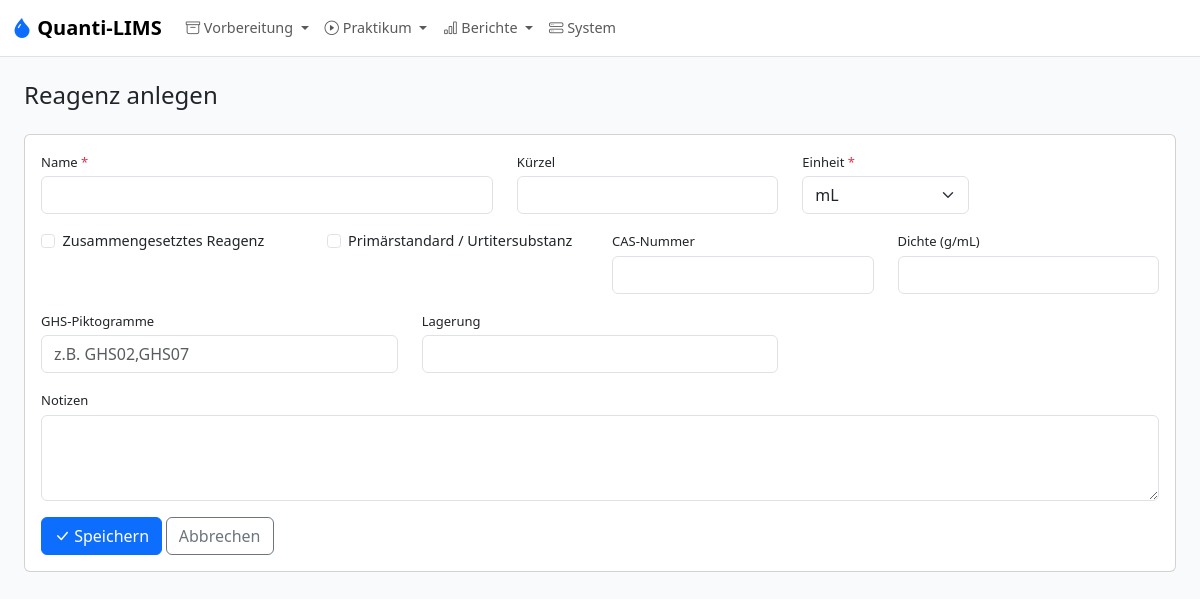
The app's page /admin/reagents/25/edit, older data.
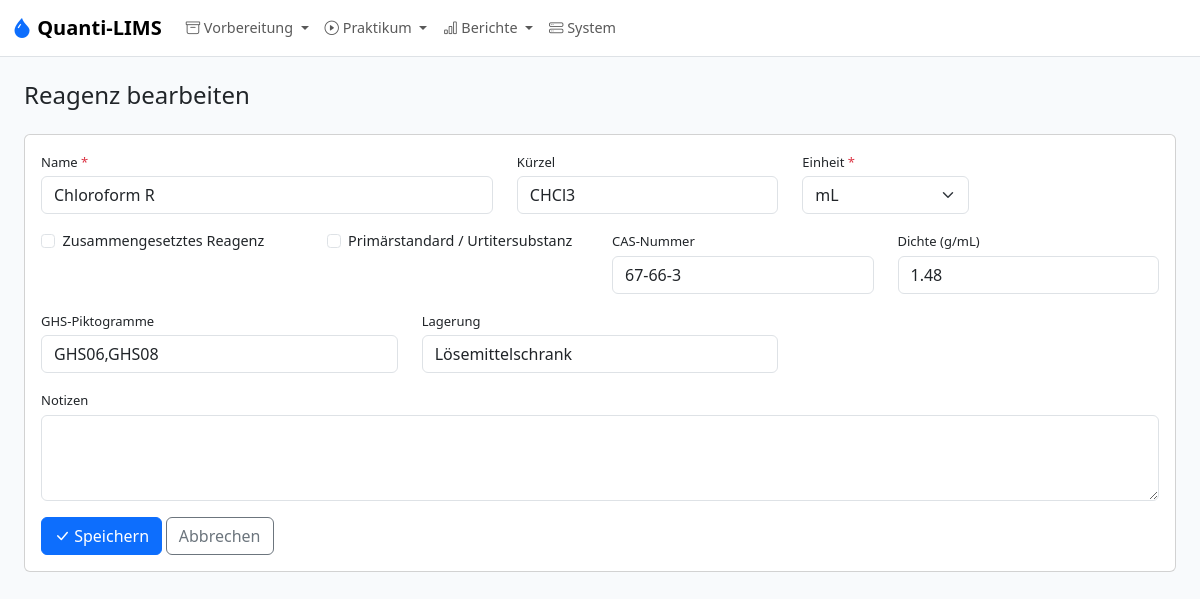
The same page, newer data.
### models.py (models this page shows)
class Reagent(db.Model):
    __tablename__ = "reagent"
    id = db.Column(db.Integer, primary_key=True)
    name = db.Column(db.String(200), unique=True, nullable=False)
    abbreviation = db.Column(db.String(50))
    is_composite = db.Column(db.Boolean, nullable=False, default=False)
    is_primary_standard = db.Column(db.Boolean, nullable=False, default=False)
    formula = db.Column(db.String(100))
    molar_mass_gmol = db.Column(db.Float)
    e_ab_g = db.Column(db.Float)
    base_unit = db.Column(UNIT_ENUM, nullable=False, default="mL")
    cas_number = db.Column(db.String(30))
    density_g_ml = db.Column(db.Float)
    hazard_symbols = db.Column(db.String(100))
    storage_info = db.Column(db.String(200))
    notes = db.Column(db.Text)
    position = db.Column(db.Integer, nullable=False, default=0)
    components = db.relationship(
        "ReagentComponent",
        foreign_keys="ReagentComponent.parent_reagent_id",
        back_populates="parent",
    )
    method_usages = db.relationship("MethodReagent", back_populates="reagent")
    primary_standard_methods = db.relationship("Method", back_populates="primary_standard")

### app.py (the view, shortened to what this page needs)
    @app.route("/admin/reagents/new", methods=["GET", "POST"])
    @app.route("/admin/reagents/<int:id>/edit", methods=["GET", "POST"])
    def admin_reagent_form(id=None):
        item = Reagent.query.get(id) if id else Reagent()
        return render_template("admin/reagent_form.html", item=item, unit_options=get_unit_options())

### models.py (called while the page is built)
def get_unit_options() -> list[tuple[str, str]]:
    return [(code, label) for code, label, _ in UNIT_DEFINITIONS]

### templates/admin/reagent_form.html (shortened to what this page needs)
{% extends "base.html" %}
{% from "macros.html" import field, textarea, checkbox, select %}
{% block content %}
<h4 class="mb-4">Reagenz {{ 'bearbeiten' if item.id else 'anlegen' }}</h4>
<div class="card"><div class="card-body">
<form method="POST">
  <div class="row">
    <div class="col-md-5">{{ field("name", "Name", item.name, required=true) }}</div>
    <div class="col-md-3">{{ field("abbreviation", "Kürzel", item.abbreviation) }}</div>
    <div class="col-md-2">{{ select("base_unit", "Einheit", unit_options, selected=item.base_unit or 'mL', required=true, blank=None) }}</div>
  </div>
  <div class="row">
    <div class="col-md-3">{{ checkbox("is_composite", "Zusammengesetztes Reagenz", item.is_composite) }}</div>
    <div class="col-md-3">{{ checkbox("is_primary_standard", "Primärstandard / Urtitersubstanz", item.is_primary_standard) }}</div>
    <div class="col-md-3">{{ field("cas_number", "CAS-Nummer", item.cas_number) }}</div>
    <div class="col-md-3">{{ field("density_g_ml", "Dichte (g/mL)", item.density_g_ml, type="number", step="0.001") }}</div>
  </div>
  <div class="row">
    <div class="col-md-4">{{ field("hazard_symbols", "GHS-Piktogramme", item.hazard_symbols, placeholder="z.B. GHS02,GHS07") }}</div>
    <div class="col-md-4">{{ field("storage_info", "Lagerung", item.storage_info) }}</div>
  </div>
  {{ textarea("notes", "Notizen", item.notes) }}
  <button type="submit" class="btn btn-primary"><i class="bi bi-check-lg"></i> Speichern</button>
  <a href="{{ url_for('admin_reagents') }}" class="btn btn-outline-secondary">Abbrechen</a>
</form>
</div></div>
{% endblock %}

### templates/macros.html (shortened to what this page needs)
{% macro field(name, label, value="", type="text", required=false, step="", placeholder="", help="") %}
<div class="mb-3">
  <label for="{{ name }}" class="form-label">{{ label }}{% if required %} <span class="text-danger">*</span>{% endif %}</label>
  {% if type == "number" and step %}
  <input type="text" inputmode="decimal" class="form-control" id="{{ name }}" name="{{ name }}"
         value="{{ value if value is not none else '' }}"
         {% if placeholder %}placeholder="{{ placeholder }}"{% endif %}>
  {% else %}
  <input type="{{ type }}" class="form-control" id="{{ name }}" name="{{ name }}"
         value="{{ value if value is not none else '' }}"
         {% if required %}required{% endif %}
         {% if placeholder %}placeholder="{{ placeholder }}"{% endif %}>
  {% endif %}
</div>
{% endmacro %}
{% macro select(name, label, options, selected=None, required=false, blank="– Bitte wählen –") %}
<div class="mb-3">
  <label for="{{ name }}" class="form-label">{{ label }}{% if required %} <span class="text-danger">*</span>{% endif %}</label>
  <select class="form-select" id="{{ name }}" name="{{ name }}" {% if required %}required{% endif %}>
    {% for val, text in options %}
    <option value="{{ val }}" {% if val == selected %}selected{% endif %}>{{ text }}</option>
    {% endfor %}
  </select>
</div>
{% endmacro %}
{% macro textarea(name, label, value="", rows=3) %}
<div class="mb-3">
  <label for="{{ name }}" class="form-label">{{ label }}</label>
  <textarea class="form-control" id="{{ name }}" name="{{ name }}" rows="{{ rows }}">{{ value if value else '' }}</textarea>
</div>
{% endmacro %}
{% macro checkbox(name, label, checked=false) %}
<div class="mb-3 form-check">
  <input type="checkbox" class="form-check-input" id="{{ name }}" name="{{ name }}" {% if checked %}checked{% endif %}>
  <label class="form-check-label" for="{{ name }}">{{ label }}</label>
</div>
{% endmacro %}

Row changes from the older to the newer data that the page shows:
added Reagent: name "Chloroform R", abbreviation "CHCl3", cas_number "67-66-3", density_g_ml "1.48", hazard_symbols "GHS06,GHS08", storage_info "Lösemittelschrank"
Text that changed along with them:
{{ 'bearbeiten' if item.id else 'anlegen' }}: "anlegen" → "bearbeiten"
form field hazard_symbols: "z.B. GHS02,GHS07" → (not shown)
